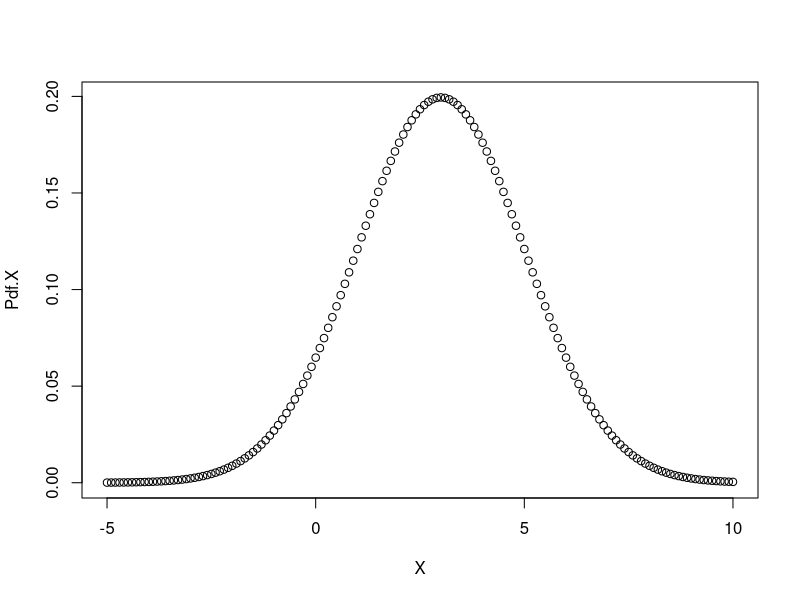
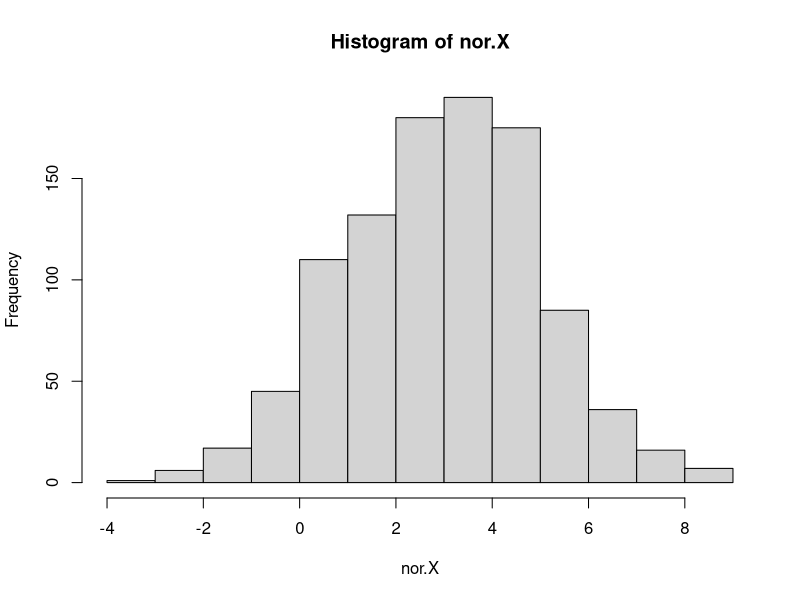

Reproduce these figures in R, in order.
#problem-3 

#(a) 

X=seq(-5,10,by=0.1)
X
Pdf.X=dnorm(X,3,2)

#(b) 
plot(X,Pdf.X)

#(c)

nor.X=rnorm(1000,3,2)
summary(nor.X)

hist(nor.X)

#comment : 
#The first plot (PDF) shows the ideal normal curve.
#The histogram shows the actual distribution of 1,000 generated values.
#The histogram approximates the normal curve, 
#confirming that the generated numbers follow the expected normal distribution.